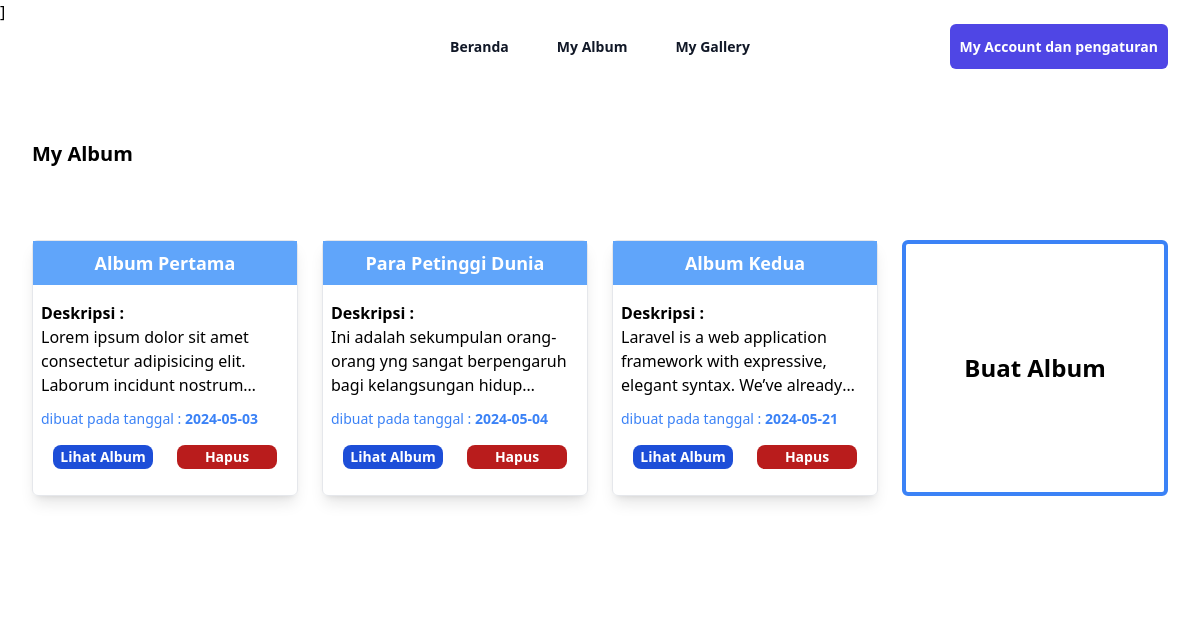
The page /src/pages/myAlbum.php?id=7 (signed in) on the database its author committed.
### tables this page shows
CREATE TABLE `tbl_album` (
  `AlbumId` int NOT NULL,
  `NamaAlbum` varchar(255) NOT NULL,
  `Deskripsi` text NOT NULL,
  `TanggalDibuat` date NOT NULL,
  `UserId` int NOT NULL
);

### src/pages/myAlbum.php (the view, shortened to what this page needs)
<!DOCTYPE html>
<html lang="en">
<head>
    <link href="../output.css" rel="stylesheet">
    <script src="https://cdn.tailwindcss.com"></script>
</head>
<body>
<div class="bg-white">
    <header class="absolute inset-x-0 top-0 z-50">
        <nav class="mx-auto flex max-w-7xl items-center justify-between p-6 lg:px-8" aria-label="Global">
        <div class="flex lg:flex-1">
            <a href="#" class="-m-1.5 p-1.5">
            </a>
        </div>
        <div class="hidden lg:flex lg:gap-x-12">
            <a href="beranda.php" class="text-sm font-semibold leading-6 text-gray-900">Beranda</a>
            <a href="myAlbum.php" class="text-sm font-semibold leading-6 text-gray-900">My Album</a>
            <a href="myGallery.php" class="text-sm font-semibold leading-6 text-gray-900">My Gallery</a>
        </div>
        <div class="hidden lg:flex lg:flex-1 lg:justify-end">
            <div class="px-2.5 py-2.5 bg-indigo-600 rounded-md cursor-pointer">
            <a href="myAccount.php" class="text-sm font-semibold leading-6 text-white">My Account dan pengaturan</a>
            </div>
        </div>
        </nav>
    </header>
  <div class="mx-auto max-w-2xl px-4 py-16 sm:px-6 sm:py-24 lg:max-w-7xl lg:px-8">
    <p class="font-bold text-xl mt-5">My Album</p>
    <div class="mt-8 grid grid-cols-1 gap-y-12 sm:grid-cols-2 sm:gap-x-6 lg:grid-cols-4 xl:gap-x-8">
    <?php
        $UserId = $_SESSION['UserId'];
        include '../config/koneksi.php';
        $sql = "SELECT * FROM tbl_album WHERE UserId = $UserId";
        $query = mysqli_query($koneksi, $sql);
        while ($data = mysqli_fetch_array($query)) {
    ?>
    <div class="mt-10 h-64 rounded-md w-full border shadow-lg">
        <div class="p-2 bg-blue-400">
            <p class="text-lg font-bold text-white text-center"><?= $data['NamaAlbum'] ?></p>
        </div>
        <div class="p-2">
            <p class="font-semibold text-black mt-2">Deskripsi :</p>
            <p class="text-black line-clamp-3"><?= $data['Deskripsi'] ?></p>
            <p class="mt-3 text-sm text-blue-500">dibuat pada tanggal : <span class="font-bold"><?= $data['TanggalDibuat'] ?></span></p>
            <div class="flex justify-between items-center">
                <div class="mt-4 w-2/5 cursor-pointer rounded-lg text-center mx-auto px-1 text-white font-semibold text-sm py-0.5 bg-blue-700">
                    <a href="isiAlbum.php?albumid=<?= $data['AlbumId'] ?>&namaalbum=<?= $data['NamaAlbum'] ?>">Lihat Album</a>
                </div>
                <div style="backgroundcolor: red" class="w-2/5 mt-4 cursor-pointer rounded-lg text-center mx-auto px-1 text-white font-semibold text-sm py-0.5 bg-red-700">
                    <a href="myAlbum.php?id=<?= $data['AlbumId'] ?>">Hapus</a>
                </div>
            </div>
        </div>
    </div>
    <?php
    }
    ?>
    <a href="buatAlbum.php">
    <div class="mt-10 h-64 flex items-center justify-center rounded-md w-full border-4 border-blue-500">
        <p class="text-2xl font-extrabold">Buat Album</p>
    </div>
    </a>
    </div>
  </div>
</div>
</body>
</html>

### rows shown on the page
tbl_album: NamaAlbum "Album Pertama", Deskripsi "Lorem ipsum dolor sit amet consectetur adipisicing elit. Laborum incidunt…", TanggalDibuat "2024-05-03"
tbl_album: NamaAlbum "Para Petinggi Dunia", Deskripsi "Ini adalah sekumpulan orang-orang yng sangat berpengaruh bagi kelangsungan…", TanggalDibuat "2024-05-04"
tbl_album: NamaAlbum "Album Kedua", Deskripsi "Laravel is a web application framework with expressive, elegant syntax. We’ve…", TanggalDibuat "2024-05-21"
